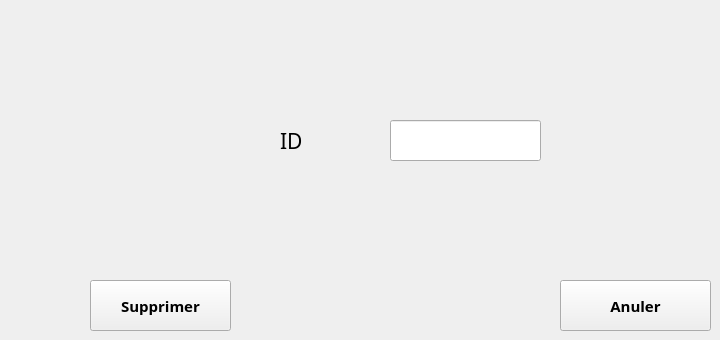
      <widget class="QWidget" name="tab3">
       <attribute name="title">
        <string>supprimer</string>
       </attribute>
       <widget class="QLabel" name="label_73">
        <property name="geometry">
         <rect>
          <x>280</x>
          <y>120</y>
          <width>121</width>
          <height>41</height>
         </rect>
        </property>
        <property name="font">
         <font>
          <family>MS Reference Sans Serif</family>
          <pointsize>16</pointsize>
         </font>
        </property>
        <property name="text">
         <string>ID</string>
        </property>
       </widget>
       <widget class="QPushButton" name="pushButton_partenaire_supprimer">
        <property name="geometry">
         <rect>
          <x>90</x>
          <y>280</y>
          <width>141</width>
          <height>51</height>
         </rect>
        </property>
        <property name="font">
         <font>
          <family>MS Reference Sans Serif</family>
          <pointsize>11</pointsize>
          <weight>75</weight>
          <bold>true</bold>
         </font>
        </property>
        <property name="text">
         <string>Supprimer</string>
        </property>
       </widget>
       <widget class="QPushButton" name="pushButton_13">
        <property name="geometry">
         <rect>
          <x>560</x>
          <y>280</y>
          <width>151</width>
          <height>51</height>
         </rect>
        </property>
        <property name="font">
         <font>
          <family>MS Reference Sans Serif</family>
          <pointsize>11</pointsize>
          <weight>75</weight>
          <bold>true</bold>
         </font>
        </property>
        <property name="text">
         <string>Anuler</string>
        </property>
       </widget>
       <widget class="QLineEdit" name="lineEdit_ID_supprimer_partenaire">
        <property name="geometry">
         <rect>
          <x>390</x>
          <y>120</y>
          <width>151</width>
          <height>41</height>
         </rect>
        </property>
       </widget>
      </widget>
